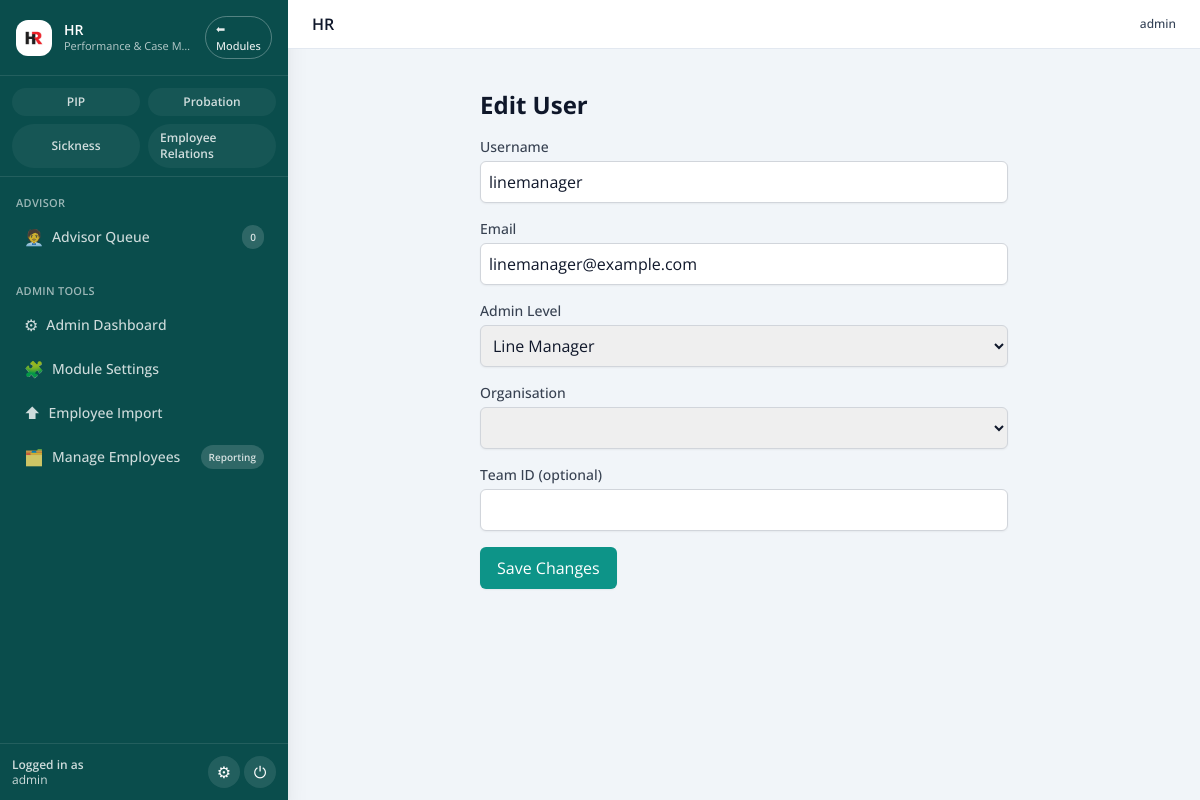
The app's page /admin/users/edit/2 (signed in) with its own data.
### pip_app/models.py (models this page shows, shortened)
class User(db.Model, UserMixin):
    id = db.Column(db.Integer, primary_key=True)
    username = db.Column(db.String(80), unique=True, nullable=False)
    email = db.Column(db.String(120), unique=True, nullable=False)
    password_hash = db.Column(db.String(200), nullable=False)
    admin_level = db.Column(db.Integer, default=0)  # 0 = line mgr, 1 = admin, 2 = superuser
    team_id = db.Column(db.Integer, nullable=True)
    organisation_id = db.Column(
        db.Integer,
        db.ForeignKey("organisations.id"),
        nullable=True,
        index=True,
    )
    organisation = db.relationship(
        "Organisation",
        backref=db.backref("users", lazy=True),
    )
    def is_admin(self):
        return self.admin_level >= 1
    def is_superuser(self):
        return self.admin_level == 2

### old files/app - 050226.py (the view, shortened to what this page needs)
@app.route('/admin/users/edit/<int:user_id>', methods=['GET', 'POST'])
@login_required
def edit_user(user_id):
    if not current_user.is_superuser():
        flash('Access denied.', 'danger')
        return redirect(url_for('dashboard'))
    user = User.query.get_or_404(user_id)
    form = UserForm(obj=user)
    return render_template('edit_user.html', form=form, user=user)

### templates/edit_user.html (shortened to what this page needs)
{% extends "base.html" %}
{% block content %}
<div class="p-6 max-w-xl mx-auto">
  <h1 class="text-2xl font-bold mb-4">Edit User</h1>
  <form method="POST">
    <div class="mb-4">
      {{ form.username.label(class="block text-sm font-medium text-gray-700") }}
      {{ form.username(class="mt-1 block w-full shadow-sm border border-gray-300 rounded-md p-2") }}
    </div>
    <div class="mb-4">
      {{ form.email.label(class="block text-sm font-medium text-gray-700") }}
      {{ form.email(class="mt-1 block w-full shadow-sm border border-gray-300 rounded-md p-2") }}
    </div>
    <div class="mb-4">
      {{ form.admin_level.label(class="block text-sm font-medium text-gray-700") }}
      {{ form.admin_level(class="mt-1 block w-full shadow-sm border border-gray-300 rounded-md p-2") }}
    </div>
    <div class="mb-4">
      {{ form.organisation_id.label(class="block text-sm font-medium text-gray-700") }}
      {{ form.organisation_id(class="mt-1 block w-full shadow-sm border border-gray-300 rounded-md p-2") }}
    </div>
    <div class="mb-4">
      {{ form.team_id.label(class="block text-sm font-medium text-gray-700") }}
      {{ form.team_id(class="mt-1 block w-full shadow-sm border border-gray-300 rounded-md p-2") }}
    </div>
    <div>
      {{ form.submit(class="inline-flex justify-center py-2 px-4 border border-transparent shadow-sm text-white bg-teal-600 hover:bg-teal-700 rounded-md") }}
    </div>
  </form>
</div>
{% endblock %}

### templates/base.html (shortened to what this page needs)
<!doctype html>
<html lang="en">
<head>
  <script src="https://cdn.tailwindcss.com"></script>
  <link rel="stylesheet" href="{{ url_for('static', filename='css/tokens.css') }}">
  <link rel="stylesheet" href="{{ url_for('static', filename='css/ui.css') }}">
</head>
<body class="bg-slate-100 text-slate-900">
{% set is_logged_in = current_user.is_authenticated if current_user is defined else False %}
{% set current_endpoint = request.endpoint or '' %}
{% set active_module = (active_module|default(None)) or session.get('active_module') %}
{% set enabled_modules = enabled_modules|default({}) %}
{% set advisor_queue_counts = advisor_queue_counts|default({'open': 0, 'unassigned': 0}) %}
{% set layout = (layout|default('')) %}
{% set hide_sidebar = ((hide_sidebar if hide_sidebar is defined else False) or (not is_logged_in) or (layout == 'fullscreen')) %}
<div class="min-h-screen flex bg-slate-100">
  {% if is_logged_in and not hide_sidebar %}
    <aside class="flex flex-col w-72 bg-[#0a4d4c] text-white shadow-xl">
      <div class="px-4 py-4 border-b border-white/10 flex items-center justify-between gap-3">
        <div class="flex items-center gap-3 min-w-0">
          <div class="h-9 w-9 rounded-xl bg-white flex items-center justify-center shrink-0">
            <img src="{{ url_for('static', filename='images/logo.avif') }}"
                 alt="HR" class="h-8 w-8 rounded-lg object-cover">
          </div>
          <div class="min-w-0">
            <div class="text-sm font-semibold leading-tight truncate">HR</div>
            <div class="text-[11px] text-white/70 truncate">Performance &amp; Case Management</div>
          </div>
        </div>
        <a href="{{ url_for('main.home') }}"
           class="inline-flex items-center justify-center rounded-full border border-white/30 px-2.5 py-1 text-[11px] font-medium text-white/90 hover:bg-white/10">
          ⬅ Modules
        </a>
      </div>
      <div class="px-3 pt-3 pb-2 border-b border-white/10">
        <div class="grid grid-cols-2 gap-2">
          {% if enabled_modules.get('pip', True) %}
          <a href="{{ url_for('dashboard') }}"
             class="inline-flex items-center justify-center gap-1.5 rounded-full px-3 py-1.5 text-[11px] font-semibold
                    {% if active_module == 'PIP' %}
                      bg-white text-[#0a4d4c]
                    {% else %}
                      bg-white/5 text-white/80 hover:bg-white/10
                    {% endif %}">
            <span class="text-xs">PIP</span>
          </a>
          {% endif %}
          {% if enabled_modules.get('probation', True) %}
          <a href="{{ url_for('probation_dashboard') }}"
             class="inline-flex items-center justify-center gap-1.5 rounded-full px-3 py-1.5 text-[11px] font-semibold
                    {% if active_module == 'Probation' %}
                      bg-white text-[#0a4d4c]
                    {% else %}
                      bg-white/5 text-white/80 hover:bg-white/10
                    {% endif %}">
            <span class="text-xs">Probation</span>
          </a>
          {% endif %}
          {% if enabled_modules.get('sickness', True) %}
          <a href="{{ url_for('sickness_dashboard') }}"
             class="inline-flex items-center justify-center gap-1.5 rounded-full px-3 py-1.5 text-[11px] font-semibold
                    {% if active_module == 'Sickness' %}
                      bg-white text-[#0a4d4c]
                    {% else %}
                      bg-white/5 text-white/80 hover:bg-white/10
                    {% endif %}">
            <span class="text-xs">Sickness</span>
          </a>
          {% endif %}
          {% if current_user.is_superuser() and enabled_modules.get('employee_relations', True) %}
          <a href="{{ url_for('employee_relations.dashboard') }}"
             class="inline-flex items-center justify-center gap-1.5 rounded-full px-3 py-1.5 text-[11px] font-semibold
                    {% if active_module == 'Employee Relations' %}
                      bg-white text-[#0a4d4c]
                    {% else %}
                      bg-white/5 text-white/80 hover:bg-white/10
                    {% endif %}">
            <span class="text-xs">Employee Relations</span>
          </a>
          {% endif %}
        </div>
      </div>
      <nav class="flex-1 overflow-y-auto px-3 py-4 space-y-6 text-sm">
        {% if current_user.is_admin() %}
          <div>
            <div class="px-1 text-[11px] font-semibold uppercase tracking-wide text-white/60 mb-1">
              Advisor
            </div>
            <ul class="space-y-1">
              <li>
                <a href="{{ url_for('admin.advisor_escalation_queue') }}"
                   class="flex items-center justify-between gap-2 rounded-xl px-3 py-2
                          {% if current_endpoint == 'admin.advisor_escalation_queue' %}
                            bg-white text-[#0a4d4c]
                          {% else %}
                            text-white/80 hover:bg-white/10
                          {% endif %}">
                  <span class="flex items-center gap-2 min-w-0">
                    <span class="text-base">🧑‍💼</span>
                    <span class="text-sm font-medium">Advisor Queue</span>
                  </span>
                  {% if advisor_queue_counts.open > 0 %}
                    <span class="inline-flex items-center rounded-full bg-amber-400 px-2 py-0.5 text-[10px] font-bold text-slate-900">
                      {{ advisor_queue_counts.open }}
                    </span>
                  {% else %}
                    <span class="inline-flex items-center rounded-full bg-white/15 px-2 py-0.5 text-[10px] font-semibold text-inherit">
                      0
                    </span>
                  {% endif %}
                </a>
              </li>
            </ul>
          </div>
        {% endif %}
        {% if current_user.is_superuser() %}
          <div>
            <div class="px-1 text-[11px] font-semibold uppercase tracking-wide text-white/60 mb-1">
              Admin Tools
            </div>
            <ul class="space-y-1">
              <li>
                <a href="{{ url_for('admin_dashboard') }}"
                   class="flex items-center gap-2 rounded-xl px-3 py-2
                          {% if current_endpoint == 'admin_dashboard' %}
                            bg-white text-[#0a4d4c]
                          {% else %}
                            text-white/80 hover:bg-white/10
                          {% endif %}">
                  <span class="text-base">⚙</span>
                  <span class="text-sm font-medium">Admin Dashboard</span>
                </a>
              </li>
              <li>
                <a href="{{ url_for('admin.admin_module_settings') }}"
                   class="flex items-center gap-2 rounded-xl px-3 py-2
                          {% if current_endpoint == 'admin.admin_module_settings' %}
                            bg-white text-[#0a4d4c]
                          {% else %}
                            text-white/80 hover:bg-white/10
                          {% endif %}">
                  <span class="text-base">🧩</span>
                  <span class="text-sm font-medium">Module Settings</span>
                </a>
              </li>
              <li>
                <a href="{{ url_for('employee_import') }}"
                   class="flex items-center gap-2 rounded-xl px-3 py-2
                          {% if current_endpoint == 'employee_import' %}
                            bg-white text-[#0a4d4c]
                          {% else %}
                            text-white/80 hover:bg-white/10
                          {% endif %}">
                  <span class="text-base">⬆</span>
                  <span class="text-sm font-medium">Employee Import</span>
                </a>
              </li>
              <li>
                <a href="{{ url_for('manage_employee.index') }}"
                   class="flex items-center justify-between gap-2 rounded-xl px-3 py-2
                          {% if current_endpoint.startswith('manage_employee.') %}
                            bg-white text-[#0a4d4c]
                          {% else %}
                            text-white/80 hover:bg-white/10
                          {% endif %}">
                  <span class="flex items-center gap-2 min-w-0">
                    <span class="text-base">🗂️</span>
                    <span class="text-sm font-medium">Manage Employees</span>
                  </span>
                  <span class="rounded-full px-2 py-0.5 text-[10px] font-semibold
                               {% if current_endpoint == 'manage_employee.reporting' %}
                                 bg-[#0a4d4c] text-white
                               {% else %}
                                 bg-white/15 text-inherit
                               {% endif %}">
                    Reporting
                  </span>
                </a>
              </li>
            </ul>
          </div>
        {% endif %}
      </nav>
      <div class="px-3 py-3 border-t border-white/10">
        <div class="flex items-center justify-between gap-2">
          <div class="text-xs text-white/80 leading-tight min-w-0">
            <div class="font-semibold">Logged in as</div>
            <div class="truncate">{{ current_user.username }}</div>
          </div>
          <div class="flex items-center gap-1">
            {% if current_user.is_superuser() %}
              <a href="{{ url_for('admin_dashboard') }}"
                 class="inline-flex items-center justify-center rounded-full bg-white/10 hover:bg-white/20 h-8 w-8 text-base"
                 title="Admin Tools">
                ⚙
              </a>
            {% endif %}
            <form action="{{ url_for('auth.logout') }}" method="post">
              <button type="submit"
                      class="inline-flex items-center justify-center rounded-full bg-white/10 hover:bg-white/20 h-8 w-8 text-base"
                      title="Logout">
                ⏻
              </button>
            </form>
          </div>
        </div>
      </div>
    </aside>
  {% endif %}
  <div class="flex-1 flex flex-col min-w-0">
    <header class="w-full border-b border-slate-200 bg-white">
      <div class="px-4 sm:px-6 py-3 flex items-center justify-between gap-3">
        <div class="flex items-center gap-3">
          <div>
            {% block page_title %}
              <h1 class="text-base font-semibold text-slate-900">
                HR
              </h1>
            {% endblock %}
          </div>
        </div>
        {% if is_logged_in %}
          <div class="hidden md:flex items-center gap-4 text-xs text-slate-500">
            <div class="text-right">
              <div class="font-medium text-slate-700">{{ current_user.username }}</div>
            </div>
          </div>
        {% endif %}
      </div>
    </header>
    <div class="px-4 sm:px-6 pt-4">
    </div>
    <main class="flex-1 min-w-0 px-4 sm:px-6 pb-8">
      {% block content %}{% endblock %}
    </main>
  </div>
</div>
</body>
</html>

### records on screen
User: username "admin"
User: username "linemanager", email "linemanager@example.com", admin_level "Line Manager"
